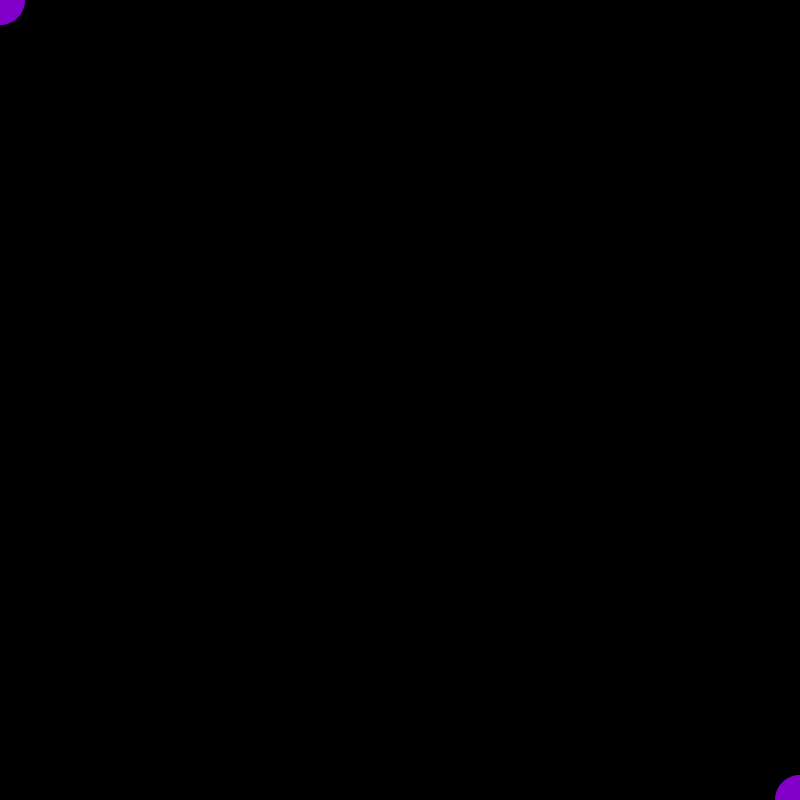
Frame 1 (no input)
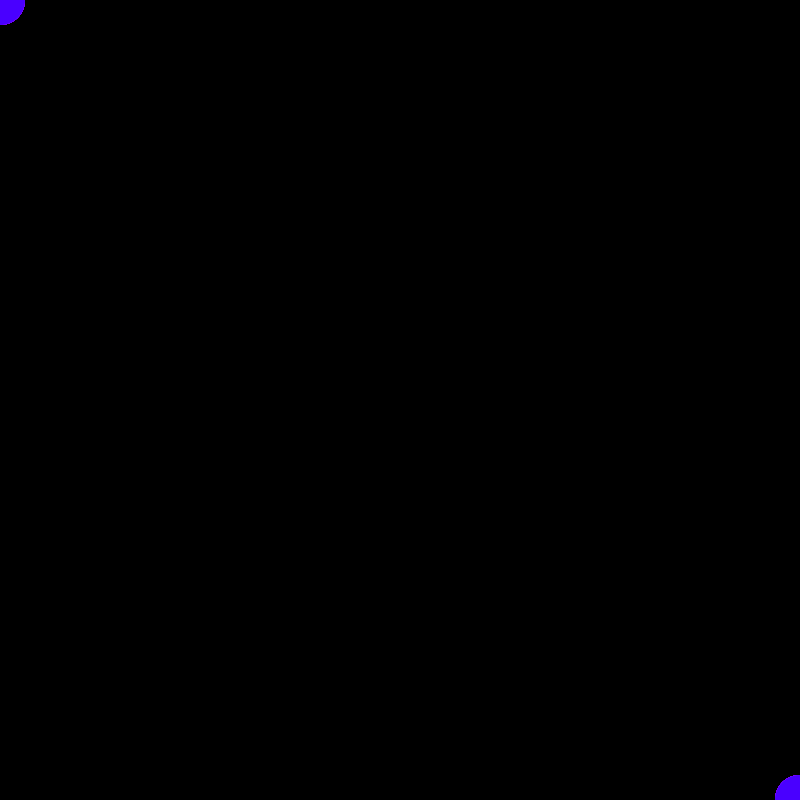
Frame 60 (the mouse pressed at the canvas centre just before this capture)
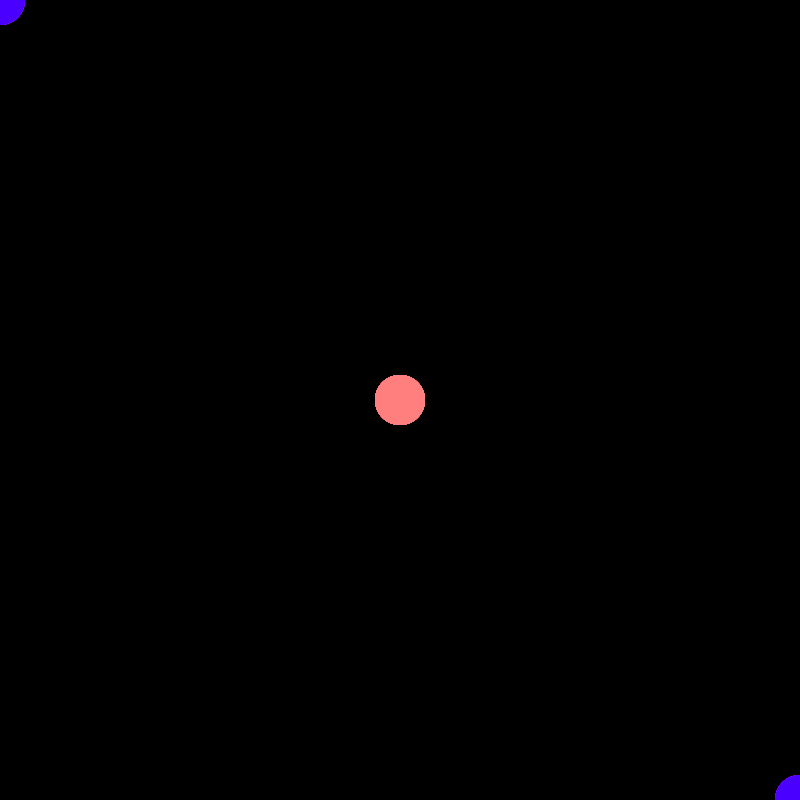
Frame 120 (the mouse held since frame 60 and released just before this capture)

The Processing sketch that drew these frames (run headless with seeded random() and noise(); from frame 60 on, the mouse is pressed at the canvas centre):

// Processing sketch: processing_177674
// ── processing_177674.pde

void setup()
{
  size(800,800);
  background(0);
}
void draw()
{
  noStroke();
  if (mousePressed) fill(255,1.0*mouseY/height*255.0,1.0*mouseX/width*255.0,140);
  else fill(random(255),0,255,140);
  ellipse(mouseX,mouseY,50,50);
  ellipse(mouseY,mouseX,50,50);
  ellipse(width-mouseX,height-mouseY,50,50);
  ellipse(width-mouseY,height-mouseX,50,50);
}
